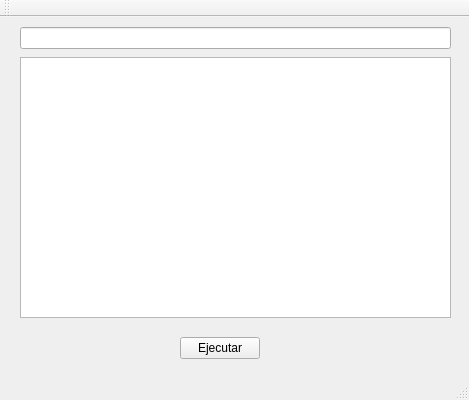
<?xml version="1.0" encoding="UTF-8"?>
<ui version="4.0">
 <class>Bash1</class>
 <widget class="QMainWindow" name="Bash1">
  <property name="geometry">
   <rect>
    <x>0</x>
    <y>0</y>
    <width>469</width>
    <height>400</height>
   </rect>
  </property>
  <property name="windowTitle">
   <string>Bash1</string>
  </property>
  <widget class="QWidget" name="centralWidget">
   <widget class="QPushButton" name="b_ejecutar">
    <property name="enabled">
     <bool>true</bool>
    </property>
    <property name="geometry">
     <rect>
      <x>180</x>
      <y>320</y>
      <width>80</width>
      <height>22</height>
     </rect>
    </property>
    <property name="text">
     <string>Ejecutar</string>
    </property>
   </widget>
   <widget class="QListWidget" name="MuestraResultado">
    <property name="geometry">
     <rect>
      <x>20</x>
      <y>40</y>
      <width>431</width>
      <height>261</height>
     </rect>
    </property>
   </widget>
   <widget class="QLineEdit" name="comando">
    <property name="geometry">
     <rect>
      <x>20</x>
      <y>10</y>
      <width>431</width>
      <height>22</height>
     </rect>
    </property>
   </widget>
  </widget>
  <widget class="QMenuBar" name="menuBar">
   <property name="geometry">
    <rect>
     <x>0</x>
     <y>0</y>
     <width>469</width>
     <height>19</height>
    </rect>
   </property>
  </widget>
  <widget class="QToolBar" name="mainToolBar">
   <attribute name="toolBarArea">
    <enum>TopToolBarArea</enum>
   </attribute>
   <attribute name="toolBarBreak">
    <bool>false</bool>
   </attribute>
  </widget>
  <widget class="QStatusBar" name="statusBar"/>
 </widget>
 <layoutdefault spacing="6" margin="11"/>
 <resources/>
 <connections/>
</ui>
